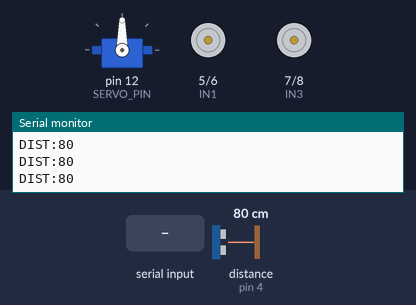
This sketch was run on a simulated Arduino Uno, built with avr-gcc and run on an emulated ATmega328P. On the bench: servo, motor-driver pin pairs drawn as motors (green arrow = first pin HIGH = forward, orange = second pin HIGH = backward, longer = more drive, scaled by the enable pin), the last lines printed to the serial monitor. Wiring (inferred from the names in the program): ultrasonic range finder: trigger pin 2; echo pin 4. The test bench sets the inputs (shaded band); at power-on: distance to the obstacle (sensor on pin 4) 80 cm. The echo pulse lasts 58.3 µs per cm.

Above: at 1.2 s.
1.3 s: "W" received over Serial
At 2.3 s:
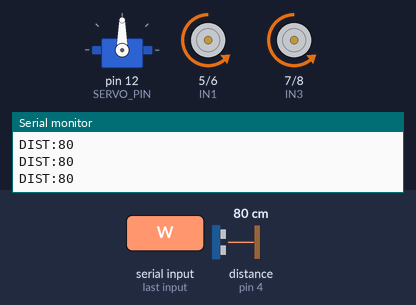
2.8 s: byte 76 ('L') received over Serial
At 3.4 s:
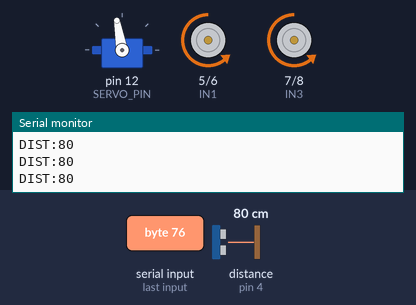
4.3 s: distance to the obstacle (sensor on pin 4) set to 30 cm
5.8 s: distance to the obstacle (sensor on pin 4) set to 25 cm
At 6.8 s:
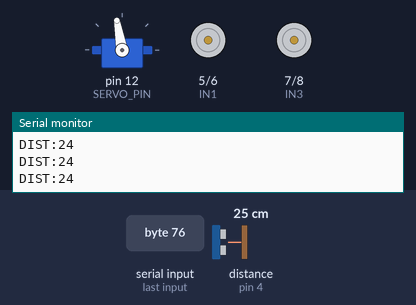
7.3 s: "S" received over Serial
At 7.9 s:
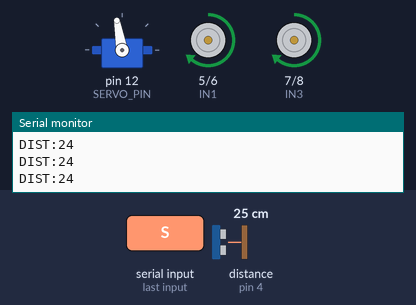
8.8 s: byte 67 ('C') received over Serial
At 10.2 s:
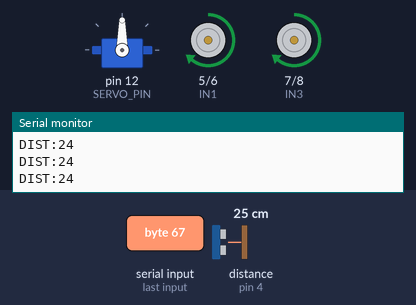
Timing chart, 0 to 11.3 s (numbered marks = the images above; inputs shaded):
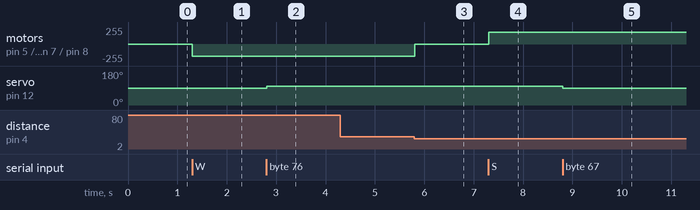

The sketch:

robot.ino
```cpp
/*
  WASD Robot — Fixed motor directions
  =====================================
  HC-SR04 : VCC→5V | GND→GND | TRIG→D2 | ECHO→D4
  Servo   : Red→5V | Brown→GND | Orange/Yellow→D12
  L298N   : IN1→D5 | IN2→D6 | IN3→D7 | IN4→D8
            ENA→D3 | ENB→D11
*/

#include <Servo.h>

const int TRIG_PIN = 2;
const int ECHO_PIN = 4;
const int SERVO_PIN = 12;

const int IN1 = 5;
const int IN2 = 6;
const int IN3 = 7;
const int IN4 = 8;
const int ENA = 3;
const int ENB = 11;

const int STOP_CM      = 25;
const int SERVO_CENTER = 90;
const int SERVO_STEP   = 10;
int       motorSpeed   = 180;

Servo cameraServo;
int   servoAngle    = SERVO_CENTER;
bool  obstacleFront = false;

unsigned long lastDistMs = 0;

// ── Motors ────────────────────────────────────────────────────────────────────
void motorStop() {
  analogWrite(ENA, 0);
  analogWrite(ENB, 0);
  digitalWrite(IN1, LOW); digitalWrite(IN2, LOW);
  digitalWrite(IN3, LOW); digitalWrite(IN4, LOW);
}

void motorForward() {
  analogWrite(ENA, motorSpeed);
  analogWrite(ENB, motorSpeed);
  // Swapped from previous version to fix reversed direction
  digitalWrite(IN1, LOW);  digitalWrite(IN2, HIGH);
  digitalWrite(IN3, LOW);  digitalWrite(IN4, HIGH);
}

void motorBackward() {
  analogWrite(ENA, motorSpeed);
  analogWrite(ENB, motorSpeed);
  // Swapped from previous version to fix reversed direction
  digitalWrite(IN1, HIGH); digitalWrite(IN2, LOW);
  digitalWrite(IN3, HIGH); digitalWrite(IN4, LOW);
}

void motorLeft() {
  analogWrite(ENA, motorSpeed);
  analogWrite(ENB, motorSpeed);
  digitalWrite(IN1, HIGH); digitalWrite(IN2, LOW);   // left wheel backward
  digitalWrite(IN3, LOW);  digitalWrite(IN4, HIGH);  // right wheel forward
}

void motorRight() {
  analogWrite(ENA, motorSpeed);
  analogWrite(ENB, motorSpeed);
  digitalWrite(IN1, LOW);  digitalWrite(IN2, HIGH);  // left wheel forward
  digitalWrite(IN3, HIGH); digitalWrite(IN4, LOW);   // right wheel backward
}

// ── Ultrasonic ────────────────────────────────────────────────────────────────
long getDistanceCM() {
  digitalWrite(TRIG_PIN, LOW);
  delayMicroseconds(2);
  digitalWrite(TRIG_PIN, HIGH);
  delayMicroseconds(10);
  digitalWrite(TRIG_PIN, LOW);
  long dur = pulseIn(ECHO_PIN, HIGH, 30000);
  if (dur == 0) return 999;
  return dur / 58L;
}

// ── Setup ─────────────────────────────────────────────────────────────────────
void setup() {
  Serial.begin(9600);
  pinMode(TRIG_PIN, OUTPUT);
  pinMode(ECHO_PIN, INPUT);
  pinMode(ENA, OUTPUT); pinMode(IN1, OUTPUT); pinMode(IN2, OUTPUT);
  pinMode(IN3, OUTPUT); pinMode(IN4, OUTPUT); pinMode(ENB, OUTPUT);
  motorStop();
  cameraServo.attach(SERVO_PIN);
  cameraServo.write(SERVO_CENTER);
  Serial.println("READY");
}

// ── Loop ──────────────────────────────────────────────────────────────────────
void loop() {
  unsigned long now = millis();

  // Distance check every 100 ms
  if (now - lastDistMs >= 100) {
    lastDistMs = now;
    long dist = getDistanceCM();
    Serial.print("DIST:"); Serial.println(dist);

    if (dist <= STOP_CM) {
      if (!obstacleFront) {
        obstacleFront = true;
        motorStop();
        Serial.println("STOP");
      }
    } else {
      if (obstacleFront) {
        obstacleFront = false;
        Serial.println("CLEAR");
      }
    }
  }

  // Serial commands
  if (Serial.available() > 0) {
    char cmd = (char)Serial.read();
    switch (cmd) {

      case 'W': case 'w':
        if (!obstacleFront) { motorForward();  Serial.println("OK:FORWARD"); }
        else                { motorStop();     Serial.println("BLOCKED"); }
        break;

      case 'S': case 's':
        motorBackward();
        Serial.println("OK:BACKWARD");
        break;

      case 'A': case 'a':
        motorLeft();
        Serial.println("OK:LEFT");
        break;

      case 'D': case 'd':
        motorRight();
        Serial.println("OK:RIGHT");
        break;

      case 'X': case 'x':
        motorStop();
        Serial.println("OK:STOP");
        break;

      case 'J': case 'j':
        servoAngle = constrain(servoAngle - SERVO_STEP, 0, 180);
        cameraServo.write(servoAngle);
        Serial.print("ANGLE:"); Serial.println(servoAngle);
        break;

      case 'L': case 'l':
        servoAngle = constrain(servoAngle + SERVO_STEP, 0, 180);
        cameraServo.write(servoAngle);
        Serial.print("ANGLE:"); Serial.println(servoAngle);
        break;

      case 'C': case 'c':
        servoAngle = SERVO_CENTER;
        cameraServo.write(SERVO_CENTER);
        Serial.println("OK:CENTER");
        break;

      case '+':
        motorSpeed = min(255, motorSpeed + 25);
        Serial.print("SPEED:"); Serial.println(motorSpeed);
        break;

      case '-':
        motorSpeed = max(50, motorSpeed - 25);
        Serial.print("SPEED:"); Serial.println(motorSpeed);
        break;

      case 'Q': case 'q':
        motorStop();
        Serial.println("OK:STOP");
        break;
    }
  }
}
```

Measured:
- the behaviour switches between 27 and 26 cm on distance to the obstacle (sensor on pin 4) (found by bisection; images 2 and 3)
- after the input at 1.3 s, motor on pin 5 (IN1) / pin 6 (IN2), motor on pin 7 (IN3) / pin 8 (IN4): stopped → backward 180/255 at once
- after the input at 2.8 s, servo on pin 12 (SERVO_PIN): 90° → 100° at once
- after the input at 5.8 s, motor on pin 5 (IN1) / pin 6 (IN2), motor on pin 7 (IN3) / pin 8 (IN4): backward 180/255 → stopped at once
- after the input at 7.3 s, motor on pin 5 (IN1) / pin 6 (IN2), motor on pin 7 (IN3) / pin 8 (IN4): stopped → forward 180/255 at once
- after the input at 8.8 s, servo on pin 12 (SERVO_PIN): 100° → 90° at once
